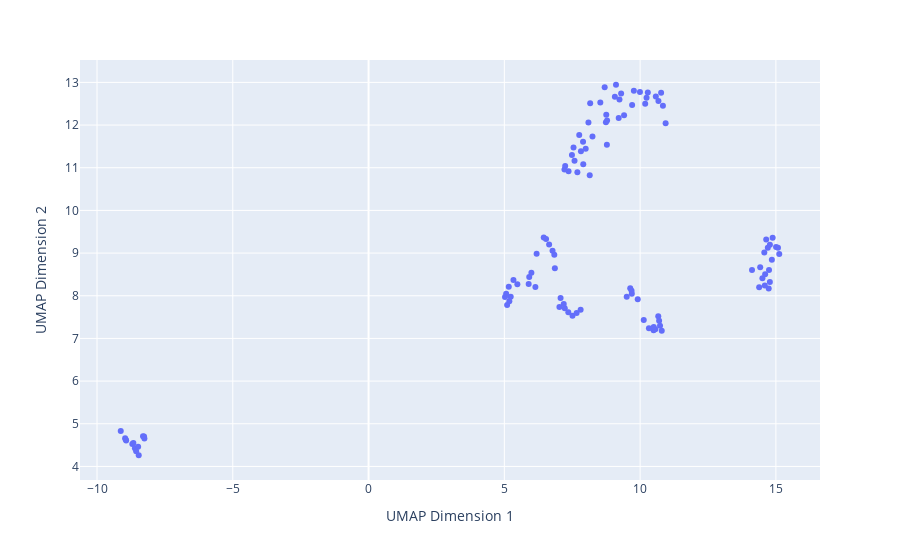

The code cell stored with this chart in its notebook:
### Code cell
# Create an interactive scatter plot using Plotly
fig = px.scatter(umap_df, x='UMAP Dimension 1', y='UMAP Dimension 2', hover_name=umap_df.index)

# Show the plot
fig.show()
